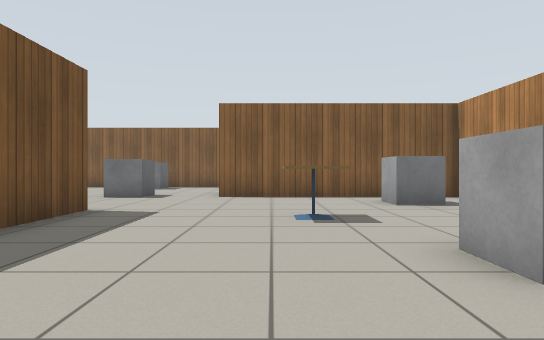
[1] (above)

15 first-person views from a walk through a robot-simulator world made for Gazebo. The camera is 0.72 m above the floor, looks level and sees 75° across. The floor is counted in squares, 1 m on a side. Each view is taken from the middle of a square. On the plan, view 1 faces up. The plan holds only what a view shows up to about 11 squares ahead; the rest is blank. Gazebo's built-in surfaces are drawn with simple patterns.

[2]
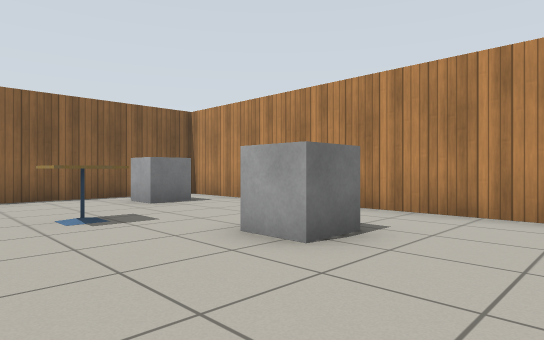

[3]
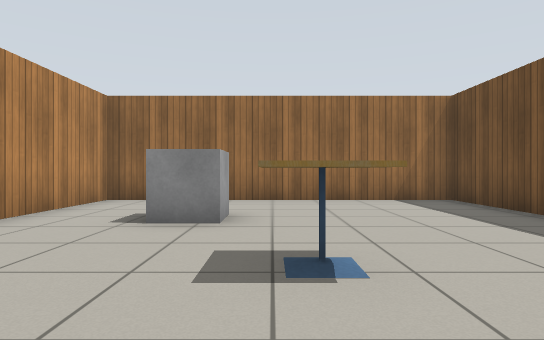

[4]
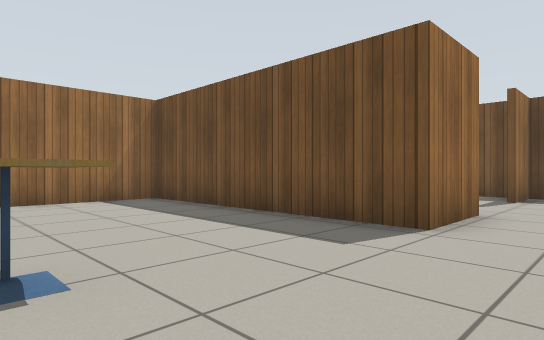

[5]
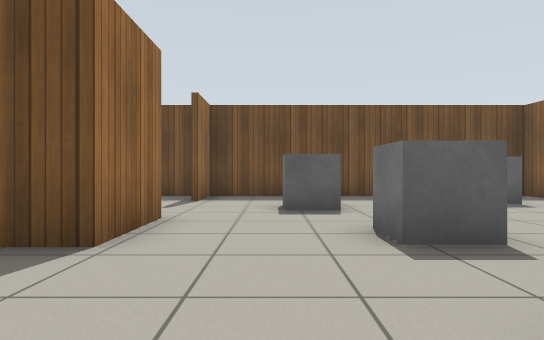

[6]
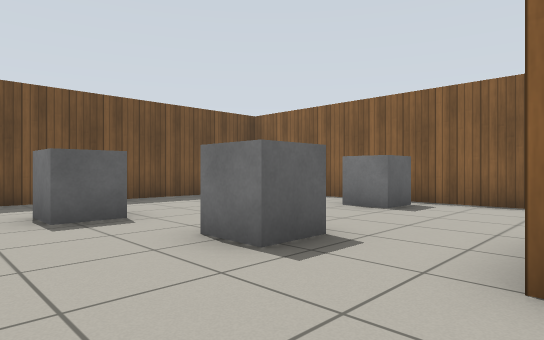

[7]
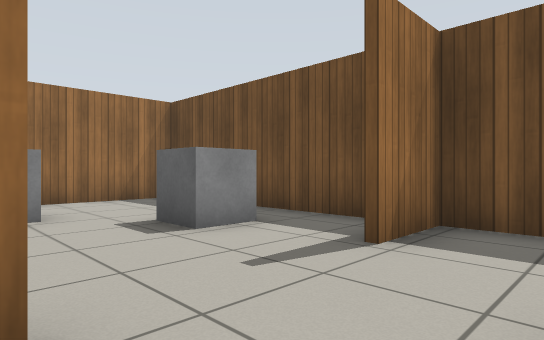

[8]
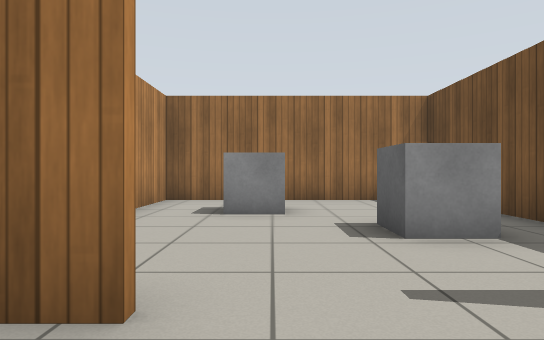

[9]
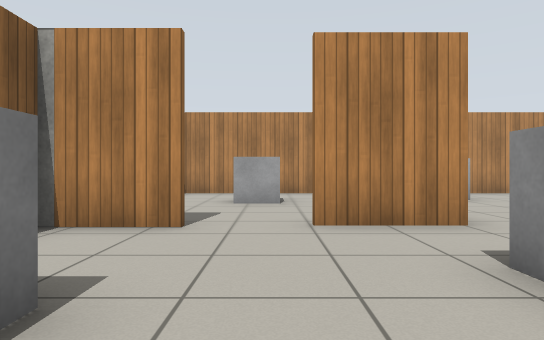

[10]
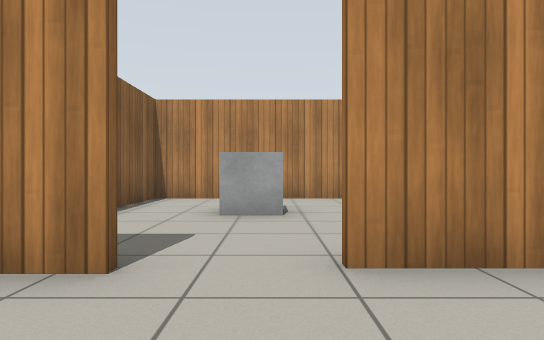

[11]
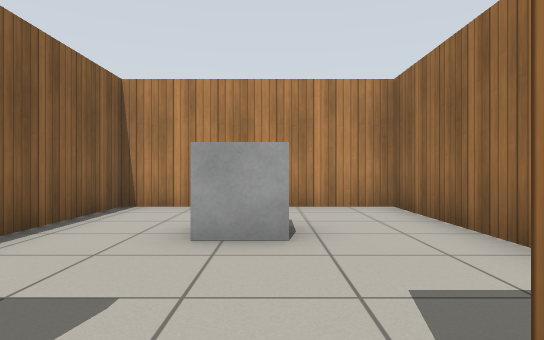

[12]
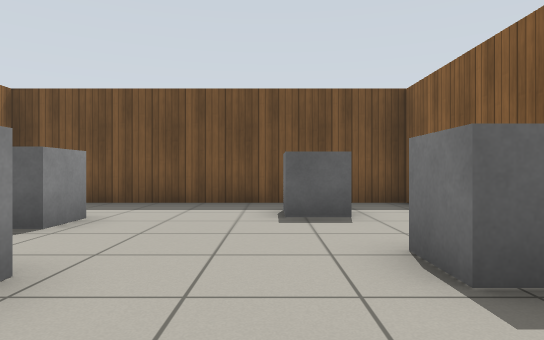

[13]
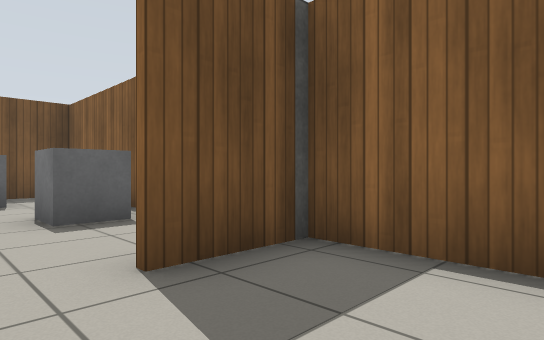

[14]
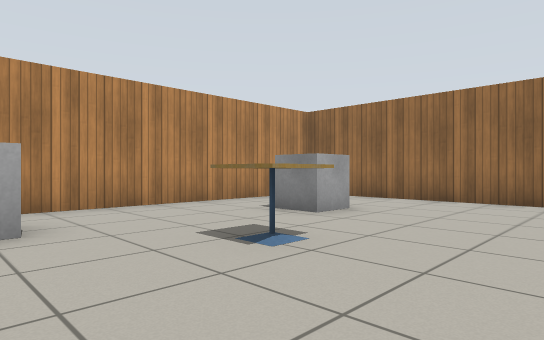

[15]
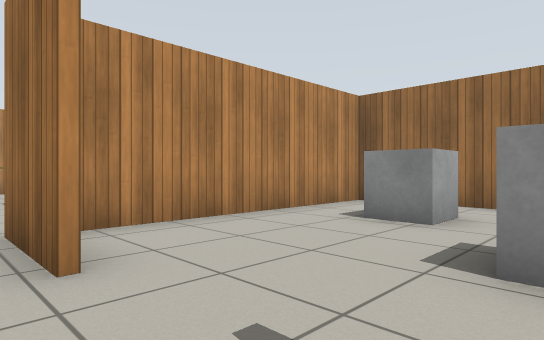

### Floor plan
Ten units are one square. View 1 is at (0, 0); x grows to the right and y downward. Boxes are objects, and circles mark ways between rooms. Rooms are numbered by the first view taken in them; rooms with no view inside come last. Other rooms are left out.
<svg viewBox="-102 -155 157 165">
<path fill="none" stroke="#000" d="M-33 -63 -33 5M-30 5 50 5 50 -89M50 -95 -14 -95M-54 -63 -33 -63M-97 -59 -97 5 -30 5M-14 -95 -14 -115M-14 -131 -14 -150M-5 -149 -97 -149 -97 -63 -81 -63M-35 5 -35 -58M12 -96 50 -96M50 -89 50 -149 -5 -149M-14 -150 -14 -131"/>
<rect x="-5" y="-65" width="20" height="20" fill="#bbb"><title>cafe table</title></rect>
<rect x="15" y="-35" width="10" height="20" fill="#bbb"><title>grey box</title></rect>
<rect x="25" y="-85" width="10" height="20" fill="#bbb"><title>grey box</title></rect>
<rect x="-85" y="-45" width="10" height="10" fill="#bbb"><title>grey box</title></rect>
<rect x="-85" y="-135" width="10" height="20" fill="#bbb"><title>grey box</title></rect>
<rect x="-75" y="-95" width="10" height="20" fill="#bbb"><title>grey box</title></rect>
<rect x="-65" y="-25" width="20" height="10" fill="#bbb"><title>grey box</title></rect>
<rect x="-55" y="-145" width="20" height="20" fill="#bbb"><title>grey box</title></rect>
<rect x="-45" y="-105" width="10" height="10" fill="#bbb"><title>grey box</title></rect>
<rect x="15" y="-135" width="10" height="20" fill="#bbb"><title>grey box</title></rect>
<circle cx="-20" cy="-80" r="3" fill="#2a7"/>
<circle cx="-10" cy="-125" r="3" fill="#2a7"/>
<text x="10" y="-40">1</text>
<text x="-60" y="-80">2</text>
<text x="20" y="-120">3</text>
</svg>
Room 1 opens to room 2. Room 2 opens to room 3.

Where each view was taken, in squares from view 1:
view 1: 0 up, 0 right, facing up
view 2: 0 up, 1 left, facing up-right
view 3: 8 up, 1 right, facing down
view 4: 8 up, 1 right, facing down-left
view 5: 8 up, 0 right, facing left
view 6: 7 up, 1 left, facing up-left
view 7: 8 up, 5 left, facing down-left
view 8: 8 up, 6 left, facing down
view 9: 12 up, 6 left, facing right
view 10: 12 up, 4 left, facing right
view 11: 12 up, 2 left, facing right
view 12: 12 up, 2 left, facing left
view 13: 12 up, 1 right, facing up-left
view 14: 8 up, 2 left, facing down-right
view 15: 7 up, 8 left, facing down-right
